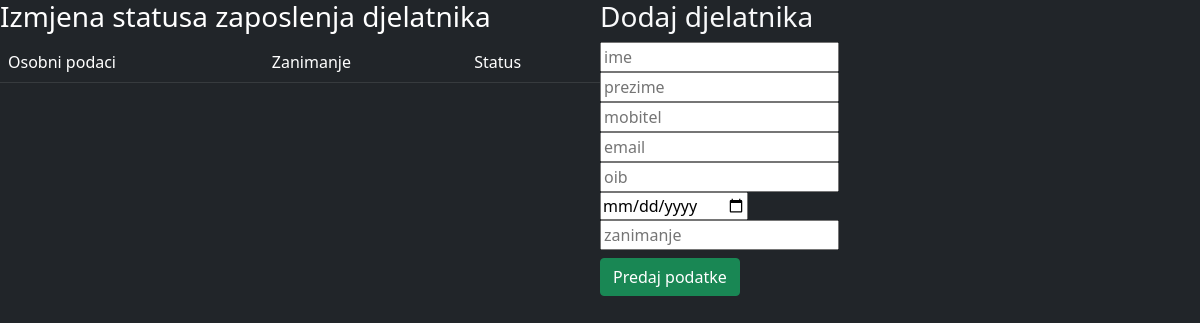
The page /webaplikacija/poslovodja/djelatnik/poslovodja_djelatnici.php on the database as committed earlier.
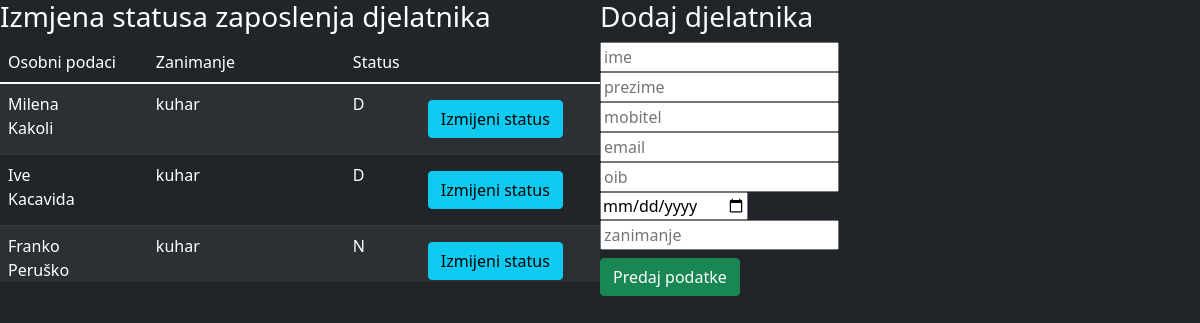
The same page on the database as committed later.
### tables this page shows
CREATE TABLE djelatnik (
	id INTEGER PRIMARY KEY AUTO_INCREMENT,
    id_osoba INTEGER NOT NULL,
    oib CHAR(11) NOT NULL,
    datum_rodenja DATE NOT NULL,
    datum_zaposlenja DATETIME NOT NULL DEFAULT CURRENT_TIMESTAMP,
    id_zanimanje INTEGER NOT NULL,
    zaposlen CHAR(1) NOT NULL DEFAULT "D",
    CHECK (zaposlen IN("D", "N")),
    FOREIGN KEY (id_osoba) REFERENCES osoba (id),
    FOREIGN KEY (id_zanimanje) REFERENCES zanimanje (id),
    CONSTRAINT id_osoba_unique UNIQUE (id_osoba),
    CONSTRAINT oib_unique UNIQUE (oib)
);

CREATE TABLE osoba (
	id INTEGER PRIMARY KEY AUTO_INCREMENT,
    ime VARCHAR(50) NOT NULL,
    prezime VARCHAR(50) NOT NULL,
    broj_mob VARCHAR(10),
    email VARCHAR(30)
);

CREATE TABLE zanimanje (
	id INTEGER PRIMARY KEY AUTO_INCREMENT,
    naziv VARCHAR(50) NOT NULL,
    placa_hrk DECIMAL(10, 2) DEFAULT 3750.00,
    CHECK (placa_hrk >= 3750.00)
);

### webaplikacija/poslovodja/djelatnik/p_djelatnikad.php (the view, shortened to what this page needs)
<?php
        echo " <section  style='width:50%; float:left;'>
        <h3 style='color:#FFF;'>Izmjena statusa zaposlenja djelatnika</h3>
         <section  style='overflow-y:scroll; overflow-x:hidden;  height:240px;'>
        <table class='table table-dark table-striped'><thead>
        <tr>
            <td>Osobni podaci</td>
            <td>Zanimanje</td>
            <td>Status</td>
        </tr>
        </thead>
        <tbody style=''>";
        $djelatnici = mysqli_query($con, "SELECT djelatnik.id,osoba.ime,osoba.prezime,zanimanje.naziv,djelatnik.zaposlen FROM djelatnik JOIN osoba ON djelatnik.id_osoba=osoba.id JOIN zanimanje ON zanimanje.id=djelatnik.id_zanimanje;");
        while ($djelatnik = mysqli_fetch_assoc($djelatnici)) {
            echo "<tr>
                <td>".$djelatnik['ime']."<br>".$djelatnik['prezime']."</td>
                <td>".$djelatnik['naziv']."</td>
                <td>".$djelatnik['zaposlen']."</td>
                <td><a class='my-2 btn btn-info' href='p_izmjenadjel.php?did=".$djelatnik['id']."&operacija=".$djelatnik['zaposlen']."'>Izmijeni status</a></td>
                </tr>";
            }
            echo "
            </tbody>
            </table></section></section>";?>

### webaplikacija/poslovodja/djelatnik/poslovodja_djelatnici.php (shortened to what this page needs)
<?php
    include_once '../poslovodja_konekcija.php';
?>
<!DOCTYPE html>
<html>
<head>
    <link href="https://cdn.jsdelivr.net/npm/bootstrap@5.1.3/dist/css/bootstrap.min.css" rel="stylesheet"
>
</head>
<body class='text-light bg-dark'>
    <?php
        include 'p_djelatnikad.php';
    ?>
    <h3>Dodaj djelatnika</h3>
    <form action="p_novidjelatnik.php" method="POST">
        <input type="text" name="ime" placeholder="ime"><br>
        <input type="text" name="prezime" placeholder="prezime"><br>
        <input type="text" name="mob" placeholder="mobitel"><br>
        <input type="text" name="email" placeholder="email"><br>
        <input type="text" name="oib" placeholder="oib"><br>
        <input type="date" name="datum" placeholder="datum rođenja"><br>
        <input type="text" name="zanimanje" placeholder="zanimanje"><br>
        <button class='my-2 btn btn-success' type="submit" name="sp_osoba">Predaj podatke</button>
    </form>
</body>
</html>

Rows that differ between the two databases and show on the page:
added djelatnik: id_osoba.ime "Milena", id_osoba.prezime "Kakoli", id_zanimanje.naziv "kuhar", zaposlen "D"
added djelatnik: id_osoba.ime "Ive", id_osoba.prezime "Kacavida", id_zanimanje.naziv "kuhar", zaposlen "D"
added djelatnik: id_osoba.ime "Franko", id_osoba.prezime "Peruško", id_zanimanje.naziv "kuhar", zaposlen "N"
